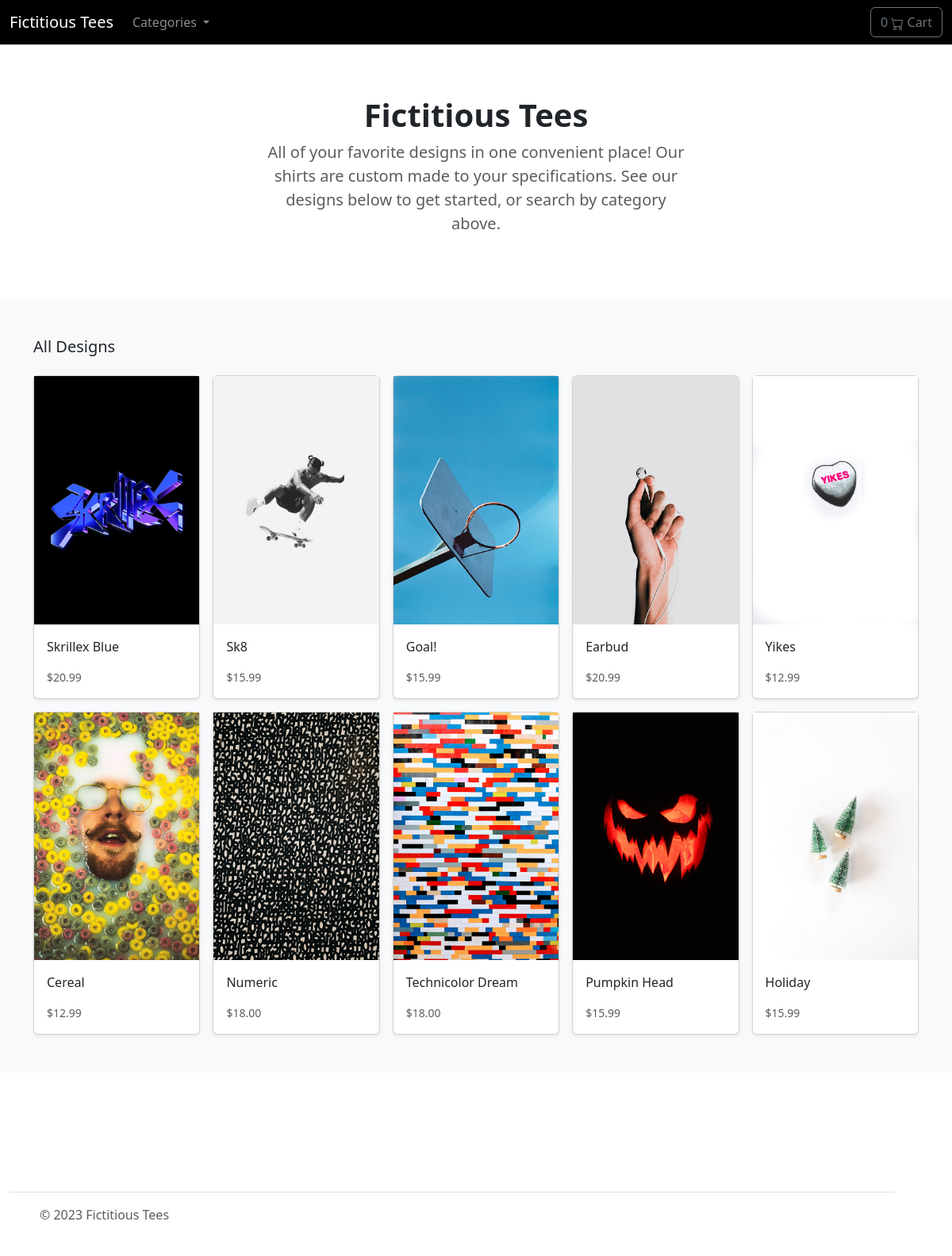
The page / on the database its author committed.
### shop/models.py (models this page shows, shortened)
class Design(models.Model):
	category = models.ForeignKey(Category, related_name='design', on_delete=models.CASCADE)
	created_by = models.ForeignKey(User, related_name='design_creator', on_delete=models.CASCADE)
	name = models.CharField(max_length=255)
	description = models.TextField(blank=True)
	image = models.ImageField(upload_to='images/')
	slug = models.SlugField(max_length=255)
	price = models.DecimalField(max_digits=4, decimal_places=2)
	in_stock = models.BooleanField(default=True)
	is_active = models.BooleanField(default=True)
	created = models.DateTimeField(auto_now_add=True)
	updated = models.DateTimeField(auto_now=True)
	objects = models.Manager()
	designs = DesignManager()
	class Meta:
		verbose_name_plural = "Designs"
		ordering = ('-updated',)
	def get_absolute_url(self):
		return reverse('shop:design_detail', args=[self.slug])

### shop/views.py (the view)
# urls.py: path('', views.all_designs, name='all_designs'),
def all_designs(request):
	designs = Design.objects.all()
	return render(request, 'shop/home.html', {'designs': designs})

### cart/cart.py (called while the page is built)
	def __len__(self):
		return sum(item['qty'] for item in self.cart.values())

### cart/context_processors.py (called while the page is built)
def cart(request):
	return{'cart': Cart(request)}

### shop/models.py (called while the page is built)
	def get_absolute_url(self):
		return reverse('shop:category_list', args=[self.slug])

### shop/views.py (called while the page is built)
def categories(request):
	return {'categories':Category.objects.all()}

### templates/shop/home.html (shortened to what this page needs)
{% extends "./base.html" %}
{% load static %}
{% block content %}
<main>
	<section class="py-5 text-center container">
	  <div class="row py-lg-3">
		<div class="col-lg-6 col-md-8 mx-auto">
		  <h1 class="h1 fw-bold">Fictitious Tees</h1>
		  <p class="lead text-muted">All of your favorite designs in one convenient place! Our shirts are custom made to your specifications. See our designs below to get started, or search by category above.</p>
		</div>
	  </div>
	</section>
	<div class="album py-5 bg-light">
	  <div class="container">
		<div class="pb-3 h5">All Designs</div>
		<div class="row row-cols-1 row-cols-sm-2 row-cols-md-5 g-3">
		  {% for design in designs %}
		  <div class="col">
			<div class="card shadow-sm">
			  <a href="{{ design.get_absolute_url }}"><img class="img-fluid" alt="Responsive image" src="{{ design.image.url }}"></a>
			  <div class="card-body">
				<p class="card-text">
				  <a class="text-dark text-decoration-none" href="{{ design.get_absolute_url }}">{{ design.name }}</a>
				</p>
				<div class="d-flex justify-content-between align-items-center">
				  <small class="text-muted">${{ design.price }}</small>
				</div>
			  </div>
			</div>
		  </div>
		  {% endfor %}
		</div>
	  </div>
	</div>
</main>
{% endblock %}

### templates/shop/base.html (shortened to what this page needs)
{% load static %}
<!DOCTYPE html>
<html>
<head>
	<link href="https://cdn.jsdelivr.net/npm/bootstrap@5.3.2/dist/css/bootstrap.min.css" rel="stylesheet">
</head>
<body>
    <header>
        <nav class="navbar navbar-expand-md navbar-dark bg-black border-bottom">
            <div class="container-fluid">
                <a class="navbar-brand" href="/">Fictitious Tees</a>
                <div class="collapse navbar-collapse" id="navbarCollapse">
                    <ul class="navbar-nav me-auto mb-2 mb-md-0">
                        <li class="nav-item dropdown">
                            <a class="nav-link dropdown-toggle" href="#" id="navbarDropdown" role="button"
                                data-bs-toggle="dropdown" aria-expanded="false">
                                Categories
                            </a>
                        </li>
                    </ul>
                </div>
                <a type="button" role="button" href="{% url "cart:cart_summary" %}" class="btn btn-outline-secondary">
                    {% with total_qty=cart|length %}
                        <div id="cart-qty" style="display:inline">
                            {% if total_qty > 0 %}
                                {{total_qty}}
                            {% else %}
                                0
                            {% endif %}
                        </div>
                    {% endwith %}
                  Cart
                </a>
            </div>
        </nav>
    </header>
	<div id="content">{% block content %} {% endblock %}</div>
</body>
<div class="container" style="margin:150px 0px 0px 0px">
    <footer class="d-flex flex-wrap justify-content-between align-items-center py-3 my-4 border-top">
      <div class="col-md-4 d-flex align-items-center">
        <a href="/" class="mb-3 me-2 mb-md-0 text-body-secondary text-decoration-none lh-1">
          <svg class="bi" width="30" height="24"><use xlink:href="#bootstrap"></use></svg>
        </a>
        <span class="mb-3 mb-md-0 text-body-secondary">© 2023 Fictitious Tees</span>
      </div>
    </footer>
</div>
</html>

### rows shown on the page
Design: image (picture), name "Skrillex Blue", price "20.99"
Design: image (picture), name "Sk8", price "15.99"
Design: image (picture), name "Goal!", price "15.99"
Design: image (picture), name "Earbud", price "20.99"
Design: image (picture), name "Yikes", price "12.99"
Design: image (picture), name "Cereal", price "12.99"
Design: image (picture), name "Numeric", price "18.00"
Design: image (picture), name "Technicolor Dream", price "18.00"
Design: image (picture), name "Pumpkin Head", price "15.99"
Design: image (picture), name "Holiday", price "15.99"
